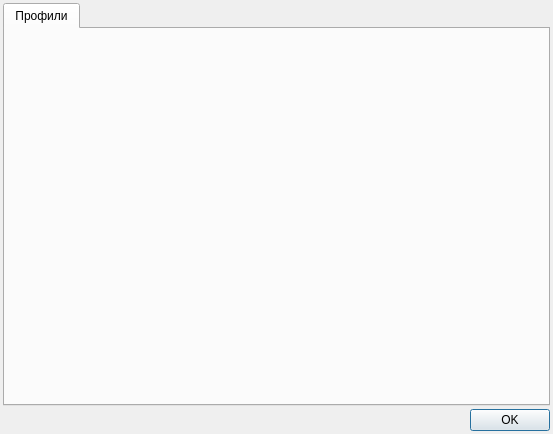
<?xml version="1.0" encoding="UTF-8"?>
<ui version="4.0">
 <class>ProfilesManagerDialog</class>
 <widget class="QDialog" name="ProfilesManagerDialog">
  <property name="geometry">
   <rect>
    <x>0</x>
    <y>0</y>
    <width>553</width>
    <height>434</height>
   </rect>
  </property>
  <property name="windowTitle">
   <string>ProfilesManagerDialog</string>
  </property>
  <layout class="QGridLayout" name="gridLayout">
   <property name="leftMargin">
    <number>3</number>
   </property>
   <property name="topMargin">
    <number>3</number>
   </property>
   <property name="rightMargin">
    <number>3</number>
   </property>
   <property name="bottomMargin">
    <number>3</number>
   </property>
   <property name="spacing">
    <number>3</number>
   </property>
   <item row="1" column="0">
    <widget class="QTabWidget" name="tabWidget">
     <property name="currentIndex">
      <number>0</number>
     </property>
     <widget class="QWidget" name="tabProfiles">
      <attribute name="title">
       <string>Профили</string>
      </attribute>
      <layout class="QGridLayout" name="gridLayout_3">
       <item row="0" column="0">
        <layout class="QVBoxLayout" name="verticalLayoutPF"/>
       </item>
      </layout>
     </widget>
    </widget>
   </item>
   <item row="2" column="0">
    <widget class="QDialogButtonBox" name="buttonBox">
     <property name="standardButtons">
      <set>QDialogButtonBox::Ok</set>
     </property>
    </widget>
   </item>
  </layout>
 </widget>
 <resources/>
 <connections/>
</ui>
